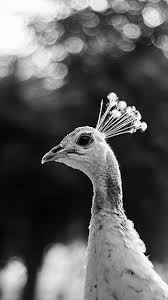
#> input picture SEM 2/IP/Practical/Img/peacock.jpeg, 168 x 300 px, found by its file name
$ python crop_img.py
#> lines starting #> are read from the running program, lines starting #| are printed output that depends on the picture
import cv2

img = cv2.imread("Img\\peacock.jpeg", 0)
#> img is the input picture: shape (300, 168); min 0, max 255, mean 92.7

height, width = img.shape[0:2]
#> height = 300; width = 168
startRow = int(height*.25)
#> startRow = 75
startCol = int(width*.15)
#> startCol = 25
endRow = int(height*.95)
#> endRow = 285
endCol = int(width*.95)
#> endCol = 159

croppedImage = img[startRow:endRow, startCol:endCol]
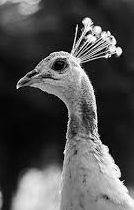
#> croppedImage: shape (210, 134); min 0, max 255, mean 79.6

cv2.imshow("Original Image", img)
cv2.imshow("Croped Image", croppedImage)
cv2.waitKey(0)

$ run again, with SEM 2/IP/Practical/Img/flower.jpeg copied over SEM 2/IP/Practical/Img/peacock.jpeg
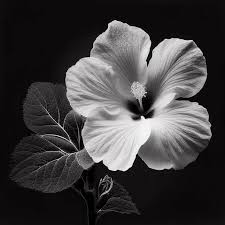
#> input picture SEM 2/IP/Practical/Img/flower.jpeg, 225 x 225 px, found by its file name
#> `croppedImage = img[startRow:endRow, startCol:endCol]`:
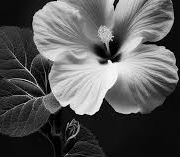
#> croppedImage: shape (157, 180); min 0, max 255, mean 88.1

$ run again, with SEM 2/IP/Practical/Img/human.jpeg copied over SEM 2/IP/Practical/Img/peacock.jpeg
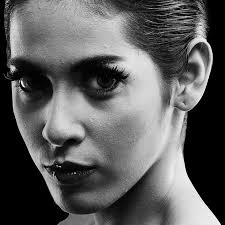
#> input picture SEM 2/IP/Practical/Img/human.jpeg, 225 x 225 px, found by its file name
#> img is the input picture: shape (225, 225); min 0, max 255, mean 93.2
#> `croppedImage = img[startRow:endRow, startCol:endCol]`:
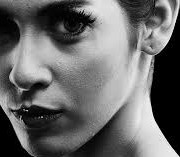
#> croppedImage: shape (157, 180); min 0, max 255, mean 105.8

$ run again, with SEM 2/IP/Practical/Img/nature.jpeg copied over SEM 2/IP/Practical/Img/peacock.jpeg
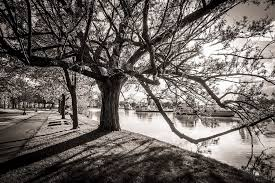
#> input picture SEM 2/IP/Practical/Img/nature.jpeg, 275 x 183 px, found by its file name
#> `croppedImage = img[startRow:endRow, startCol:endCol]`:
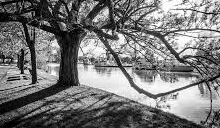
#> croppedImage: shape (128, 220); min 0, max 255, mean 120
